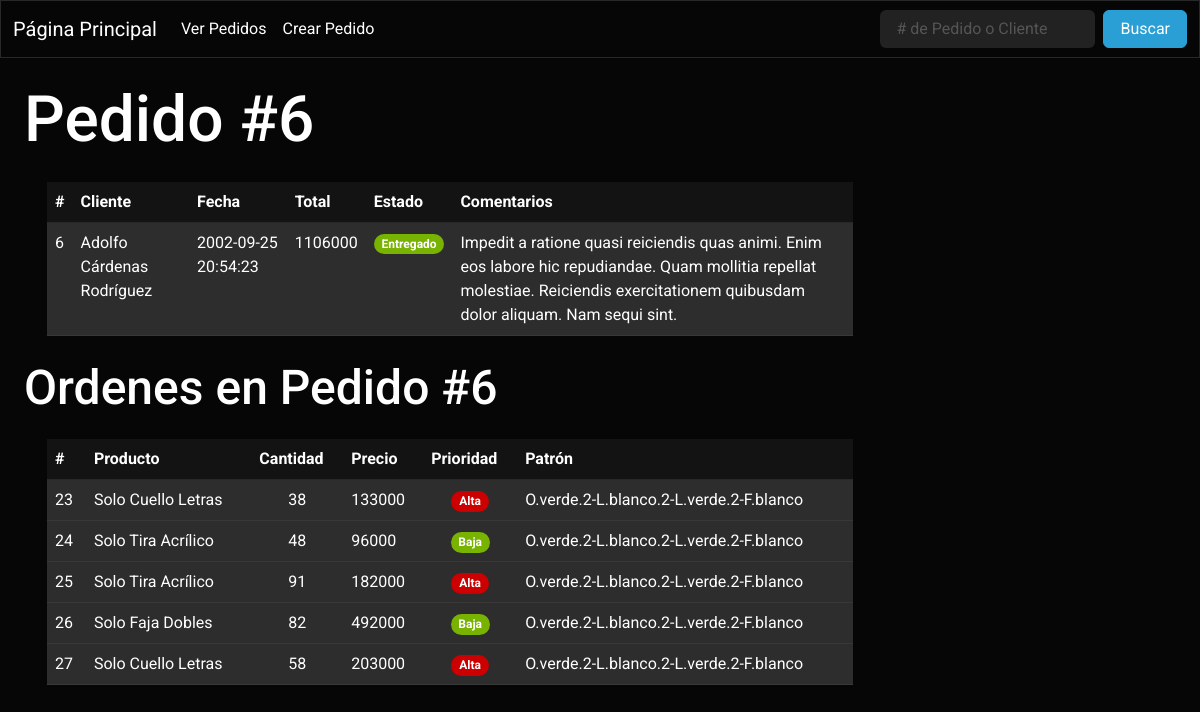
/pedidos/6, run on the app's committed database.
### tables this page shows
CREATE TABLE "Pedidos" (
	"id"	INTEGER NOT NULL UNIQUE,
	"cliente"	TEXT NOT NULL,
	"fecha"	TEXT NOT NULL,
	"total"	NUMERIC NOT NULL DEFAULT 0,
	"estado"	TEXT NOT NULL DEFAULT 'Pendiente',
	"comentarios"	TEXT,
	PRIMARY KEY("id" AUTOINCREMENT)
);

CREATE TABLE "Ordenes" (
	"id"	INTEGER NOT NULL UNIQUE,
	"id_Pedidos"	INTEGER NOT NULL,
	"producto"	TEXT NOT NULL,
	"cantidad"	INTEGER NOT NULL,
	"precio"	NUMERIC NOT NULL,
	"prioridad" TEXT NOT NULL DEFAULT 'Baja',
	"patron"	TEXT NOT NULL,
	PRIMARY KEY("id" AUTOINCREMENT),
	FOREIGN KEY("id_Pedidos") REFERENCES "Pedidos"("id")
);

### app.py (the view)
@app.route('/pedidos/<id>') # Ruta que muestra un pedido en específico.
def verPedido(id): # El argumento es el id del caso a mostrar.
    pedido = consultarDato(f'SELECT * FROM Pedidos WHERE id = {id}') # Ejecutar una solicitud SQL, guardar el resultado en una variable.
    if pedido: # Sí la consulta arroja resultados.
        datos = { # Datos a mostrar en la página.
            'pestaña': f'Pedido #{id}',
            'titulo': f'Pedido #{id}',
            'pedido': consultarDato(f'SELECT * FROM Pedidos WHERE id = {id}'),
            'ordenes': consultarQuery(f'SELECT * FROM Ordenes WHERE id_Pedidos = {id}')
            }
        return render_template('pedido.html', datos=datos) # Devuelve la plantilla html y una variable con el pedido.
    else: # Sí la consulta no arroja resultados.
        flash(['No se encontraron pedidos con el #', f'{id}'], 'Rojo') # Se envía un mensaje, la categoría del mensaje y un dato a la próxima página en mostrarse.
        return redirect(url_for('pedidos')) # Se redirige al usuario a la ruta '/pedidos'.

### app.py (called while the page is built)
def crearCursor(database): # Genera un objeto cursor a traves de una base de datos.
    conn = None
    try: # Intenta conectarse a la base de datos.
        conn = sql.connect(database) # Establece conexión con la base de datos, y en caso de no existir, la crea.
    except sql.Error as error: # En caso de no lograr conectar a la DB mostrará el error por pantalla.
        print(error)
    finally: # En caso de lograr conectar, generará el objeto cursor y lo devolverá a traves de return.
        if conn:
            cursor = conn.cursor()
            return cursor, conn # Devuelve el objeto cursor y el objeto conn para cerrar la conexión a la base de datos al final.

def consultarQuery(query): # Función que realiza una consulta tomando como argumento una query SQL.
    cursor, conn = crearCursor(database) # Creando cursor y conexión con la base de datos.
    cursor.execute(query) # Ejecutar una solicitud con el cursor.
    respuesta = cursor.fetchall() # Se vuelcan los datos en una variable.
    conn.commit() # Aplicar cambios.
    conn.close() # Cerrar conexión.
    return respuesta # Se devuelven los datos recolectados.

def consultarDato(query): # Función que realiza una consulta tomando como argumento una query SQL.
    cursor, conn = crearCursor(database) # Creando cursor y conexión con la base de datos.
    cursor.execute(query) # Ejecutar una solicitud con el cursor.
    respuesta = cursor.fetchone() # Se vuelcan el dato en una variable.
    conn.commit() # Aplicar cambios.
    conn.close() # Cerrar conexión.
    return respuesta # Se devuelven los datos recolectados.

### templates/pedido.html (shortened to what this page needs)
{% extends "navbar.html" %}
{% block content %}
<div id="pagina">
    <h1>{{ datos['titulo'] }}</h1>
    <table class="table table-hover" id="tabla">
        <thead>
            <tr>
                <th scope="col">#</th>
                <th scope="col">Cliente</th>
                <th scope="col">Fecha</th>
                <th scope="col">Total</th>
                <th scope="col">Estado</th>
                <th scope="col">Comentarios</th>
            </tr>
        </thead>
        <tbody>
            <tr class="table-light">
                <td>{{ datos['pedido'][0] }}</td>
                <td>{{ datos['pedido'][1] }}</td>
                <td>{{ datos['pedido'][2] }}</td>
                <td>{{ datos['pedido'][3] }}</td>
                {% if datos['pedido'][4] == 'Pendiente': %}
                <td class="text-center"><span class="badge rounded-pill bg-danger">{{ datos['pedido'][4] }}</span></td>
                {% elif datos['pedido'][4] == 'En Producción': %}
                <td class="text-center"><span class="badge rounded-pill bg-warning">{{ datos['pedido'][4] }}</span></td>
                {% elif datos['pedido'][4] == 'Terminado': %}
                <td class="text-center"><span class="badge rounded-pill bg-primary">{{ datos['pedido'][4] }}</span></td>
                {% elif datos['pedido'][4] == 'Entregado': %}
                <td class="text-center"><span class="badge rounded-pill bg-success">{{ datos['pedido'][4] }}</span></td>
                {% else: %}
                <td class="text-center"><span class="badge rounded-pill bg-dark">{{ datos['pedido'][4] }}</span></td>
                {% endif %}
                <td>{{ datos['pedido'][5] }}</td>
        </tbody>
    </table>
    <h2>Ordenes en {{ datos['titulo'] }}</h2>
    <table class="table table-hover" id="tabla">
        <thead>
            <tr>
                <th scope="col">#</th>
                <th scope="col">Producto</th>
                <th scope="col">Cantidad</th>
                <th scope="col">Precio</th>
                <th scope="col">Prioridad</th>
                <th scope="col">Patrón</th>
            </tr>
        </thead>
        <tbody>
            {% for orden in datos['ordenes'] %}
            <tr class="table-light">
                <td>{{ orden[0] }}</td>
                <td>{{ orden[2] }}</td>
                <td class="text-center">{{ orden[3] }}</td>
                <td>{{ orden[4] }}</td>
                {% if orden[5] == 'Alta': %}
                <td class="text-center"><span class="badge rounded-pill bg-danger">{{ orden[5] }}</span></td>
                {% elif orden[5] == 'Media': %}
                <td class="text-center"><span class="badge rounded-pill bg-warning">{{ orden[5] }}</span></td>
                {% elif orden[5] == 'Baja': %}
                <td class="text-center"><span class="badge rounded-pill bg-success">{{ orden[5] }}</span></td>
                {% else: %}
                <td class="text-center"><span class="badge rounded-pill bg-dark">{{ orden[5] }}</span></td>
                {% endif %}
                <td>{{ orden[6] }}</td>
            </tr>
            {% endfor %}
        </tbody>
    </table>
</div>
{% endblock %}

### static/css/main.css (style rules this page uses)
body { font-family: system-ui, -apple-system, BlinkMacSystemFont, 'Segoe UI', Roboto, Oxygen, Ubuntu, Cantarell, 'Open Sans', 'Helvetica Neue', sans-serif; background-color: black; color: white; }
#pagina { margin: 2%; }
#tabla { margin: 2%; max-width: 70%; }

### data on the page
Pedidos: id "6", cliente "Adolfo Cárdenas Rodríguez", fecha "2002-09-25 20:54:23", total "1106000", estado "Entregado", comentarios "Impedit a ratione quasi reiciendis quas animi. Enim eos labore hic repudiandae. Quam mollitia repellat molestiae. Reiciendis exercitationem quibusdam dolor aliquam. Nam sequi sint."
Ordenes: id "23", producto "Solo Cuello Letras", cantidad "38", precio "133000", prioridad "Alta", patron "O.verde.2-L.blanco.2-L.verde.2-F.blanco"
Ordenes: id "24", producto "Solo Tira Acrílico", cantidad "48", precio "96000", prioridad "Baja", patron "O.verde.2-L.blanco.2-L.verde.2-F.blanco"
Ordenes: id "25", producto "Solo Tira Acrílico", cantidad "91", precio "182000", prioridad "Alta", patron "O.verde.2-L.blanco.2-L.verde.2-F.blanco"
Ordenes: id "26", producto "Solo Faja Dobles", cantidad "82", precio "492000", prioridad "Baja", patron "O.verde.2-L.blanco.2-L.verde.2-F.blanco"
Ordenes: id "27", producto "Solo Cuello Letras", cantidad "58", precio "203000", prioridad "Alta", patron "O.verde.2-L.blanco.2-L.verde.2-F.blanco"

### other printed values
{{ datos['titulo'] }} "Pedido #6"
